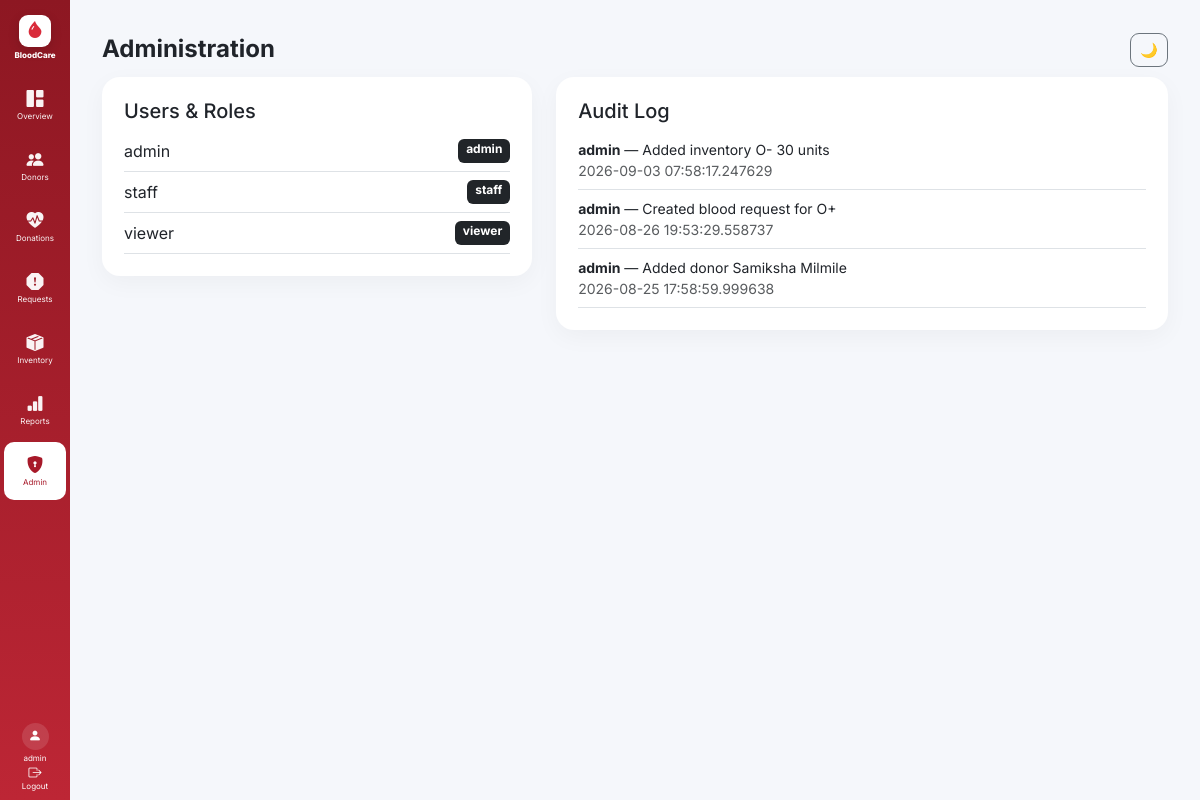
The page /admin/ (signed in) on the database its author committed.
### app/models/models.py (models this page shows, shortened)
class User(UserMixin, db.Model):
    id = db.Column(db.Integer, primary_key=True)
    username = db.Column(db.String(80), unique=True, nullable=False)
    password_hash = db.Column(db.String(255), nullable=False)
    role = db.Column(db.String(20), default="viewer")
    active = db.Column(db.Boolean, default=True)

class AuditLog(db.Model):
    id = db.Column(db.Integer, primary_key=True)
    username = db.Column(db.String(80), default="")
    action = db.Column(db.String(200), nullable=False)
    created_at = db.Column(db.DateTime, default=datetime.utcnow)

### app/routes/admin.py (the view)
@admin_bp.get("/")
@login_required
def index():
    if not admin_only(): return "Forbidden",403
    return render_template("admin.html",users=User.query.all(),logs=AuditLog.query.order_by(AuditLog.created_at.desc()).limit(50).all(),
                           notifications=Notification.query.order_by(Notification.created_at.desc()).limit(20).all())

### app/models/models.py (called while the page is built)
@login_manager.user_loader
def load_user(user_id):
    return User.query.get(int(user_id))

### app/routes/admin.py (called while the page is built)
def admin_only():
    return current_user.is_authenticated and current_user.role=="admin"

### app/templates/admin.html
{% extends "base.html" %}{% block heading %}Administration{% endblock %}{% block content %}<div class="row g-4"><div class="col-lg-5"><div class="panel"><h5>Users & Roles</h5>{% for u in users %}<div class="d-flex justify-content-between border-bottom py-2"><span>{{u.username}}</span><span class="badge bg-dark">{{u.role}}</span></div>{% endfor %}</div></div><div class="col-lg-7"><div class="panel"><h5>Audit Log</h5>{% for l in logs %}<div class="small border-bottom py-2"><b>{{l.username}}</b> — {{l.action}}<br><span class="text-muted">{{l.created_at}}</span></div>{% endfor %}</div></div></div>{% endblock %}

### app/templates/base.html (shortened to what this page needs)
<!doctype html>
<html lang="en">
<head>
    <link
        href="https://cdn.jsdelivr.net/npm/bootstrap@5.3.3/dist/css/bootstrap.min.css"
        rel="stylesheet"
    >
    <link
        href="https://cdn.jsdelivr.net/npm/bootstrap-icons@1.11.3/font/bootstrap-icons.css"
        rel="stylesheet"
    >
    <link
        rel="stylesheet"
        href="{{ url_for('static', filename='css/style.css') }}?v=2"
    >
</head>
<body>
<aside class="sidebar">
    <div class="brand">
        <div class="brand-logo">
            <i class="bi bi-droplet-fill"></i>
        </div>
        <span>BloodCare</span>
    </div>
    <nav class="sidebar-menu">
        <a
            href="/"
            class="sidebar-item {% if request.path == '/' %}active{% endif %}"
        >
            <i class="bi bi-grid-1x2-fill"></i>
            <span>Overview</span>
        </a>
        <a
            href="/donors"
            class="sidebar-item {% if request.path.startswith('/donors') %}active{% endif %}"
        >
            <i class="bi bi-people-fill"></i>
            <span>Donors</span>
        </a>
        <a
            href="/donations"
            class="sidebar-item {% if request.path.startswith('/donations') %}active{% endif %}"
        >
            <i class="bi bi-heart-pulse-fill"></i>
            <span>Donations</span>
        </a>
        <a
            href="/requests"
            class="sidebar-item {% if request.path.startswith('/requests') %}active{% endif %}"
        >
            <i class="bi bi-exclamation-octagon-fill"></i>
            <span>Requests</span>
        </a>
        <a
            href="/inventory"
            class="sidebar-item {% if request.path.startswith('/inventory') %}active{% endif %}"
        >
            <i class="bi bi-box-seam-fill"></i>
            <span>Inventory</span>
        </a>
        <a
            href="/reports/donors.csv"
            class="sidebar-item"
        >
            <i class="bi bi-bar-chart-fill"></i>
            <span>Reports</span>
        </a>
        {% if current_user.is_authenticated and current_user.role == "admin" %}
        <a
            href="/admin"
            class="sidebar-item {% if request.path.startswith('/admin') %}active{% endif %}"
        >
            <i class="bi bi-shield-lock-fill"></i>
            <span>Admin</span>
        </a>
        {% endif %}
    </nav>
    <div class="sidebar-user">
        <div class="user-avatar">
            <i class="bi bi-person-fill"></i>
        </div>
        <span class="username">
            {{ current_user.username }}
        </span>
        <a
            href="/logout"
            class="logout"
        >
            <i class="bi bi-box-arrow-right"></i>
            <span>Logout</span>
        </a>
    </div>
</aside>
<main class="content">
    <div class="topbar">
        <h4 class="mb-0">
            {% block heading %}{% endblock %}
        </h4>
        <button
            id="theme"
            class="btn btn-sm btn-outline-secondary"
            type="button"
            title="Toggle dark mode"
        >
        </button>
    </div>
    {% block content %}
    {% endblock %}
</main>
</body>
</html>

### app/static/css/style.css (style rules this page uses)
:root { --red:#e63946; --red-dark:#a71929; --dark:#161a1d; --bg:#f5f7fb; --white:#ffffff; --text:#20242a; --muted:#777; --border:#e4e7eb; }
* { box-sizing:border-box; }
html { scroll-behavior:smooth; }
body { margin:0; font-family:Inter,Arial,sans-serif; background:var(--bg); color:var(--text); transition:background .25s ease,color .25s ease; }
.sidebar { position:fixed; inset:0 auto 0 0; width:70px; background:linear-gradient(180deg,#8d1722,#bd2635); color:#fff; padding:10px 4px; display:flex; flex-direction:column; align-items:center; gap:5px; overflow-y:auto; overflow-x:hidden; z-index:1000; transition: background .3s ease, width .3s ease; }
.brand { width:62px; display:flex !important; flex-direction:column !important; align-items:center !important; justify-content:center !important; gap:4px !important; padding:5px 0 12px !important; color:#fff !important; text-decoration:none !important; flex-shrink:0; }
.brand-logo { width:32px; height:32px; border-radius:9px; background:#fff; color:#d92b3a; display:grid; place-items:center; font-size:17px; box-shadow:0 4px 12px #0002; }
.brand span { color:#fff; font-size:8px; font-weight:800; line-height:1; }
.sidebar-menu { width:100%; display:flex; flex-direction:column; align-items:center; gap:3px; }
.sidebar-item { width:62px !important; min-width:62px !important; height:58px !important; display:flex !important; flex-direction:column !important; align-items:center !important; justify-content:center !important; gap:5px !important; padding:4px 2px !important; margin:0 !important; border-radius:10px !important; color:#fff !important; text-decoration:none !important; font-size:8px !important; line-height:1 !important; opacity:.95; transition: background .2s ease, color .2s ease, transform .2s ease; flex-shrink:0; }
.sidebar-item i { width:auto !important; font-size:17px !important; line-height:1 !important; display:block !important; }
.sidebar-item span { display:block !important; font-size:8px !important; line-height:1 !important; text-align:center !important; white-space:nowrap !important; }
.sidebar-item.active { background:#fff !important; color:#a71929 !important; opacity:1; }
.sidebar-item.active i, .sidebar-item.active span { color:#a71929 !important; }
.sidebar-user { width:100%; margin-top:auto; display:flex; flex-direction:column; align-items:center; gap:4px; padding-top:8px; }
.user-avatar { width:27px; height:27px; border-radius:50%; background:#ffffff20; color:#fff; display:grid; place-items:center; font-size:13px; }
.username { color:#fff; font-size:8px; line-height:1; max-width:60px; overflow:hidden; text-overflow:ellipsis; white-space:nowrap; }
.logout { width:62px; display:flex !important; flex-direction:column !important; align-items:center !important; justify-content:center !important; gap:3px; color:#fff !important; text-decoration:none !important; font-size:8px !important; line-height:1; }
.logout i { font-size:13px; line-height:1; }
.content { margin-left:70px !important; min-height:100vh; padding:22px 32px; transition: background .3s ease, color .3s ease; }
.topbar { height:55px; display:flex; align-items:center; justify-content:space-between; color:#20242a; }
.topbar h4 { font-weight:700; }
#theme { width:38px; height:34px; display:grid; place-items:center; border-radius:9px; }
.panel { background:#fff; border-radius:18px; padding:22px; box-shadow:0 7px 25px #0000000a; transition: background .25s ease, color .25s ease; }
button, a { -webkit-tap-highlight-color:transparent; }

### rows shown on the page
User: username "admin", role "admin"
User: username "staff", role "staff"
User: username "viewer", role "viewer"
AuditLog: username "admin", action "Added inventory O- 30 units", created_at "2026-09-03 07:58:17.247629"
AuditLog: username "admin", action "Created blood request for O+", created_at "2026-08-26 19:53:29.558737"
AuditLog: username "admin", action "Added donor Samiksha Milmile", created_at "2026-08-25 17:58:59.999638"
